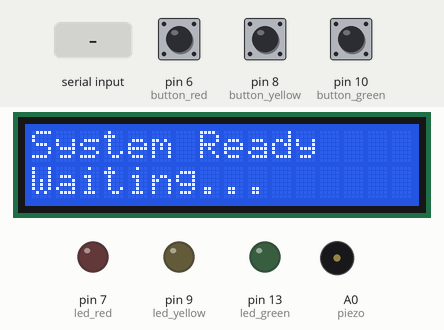
Recording of a sketch running on a simulated Arduino Uno, built with avr-gcc and run on an emulated ATmega328P. Parts: 16×2 character LCD, output pins drawn as LEDs (lit = HIGH), buzzer (waves = sounding). Dashed ring = blinking. Inputs (shaded band) come from the test bench; at power-on: pin 6 (button_red) HIGH, pin 8 (button_yellow) HIGH, pin 10 (button_green) HIGH.

Above: at 1.2 s.
1.3 s: pin 6 (button_red) pulled LOW for 0.15 s
At 1.43 s:
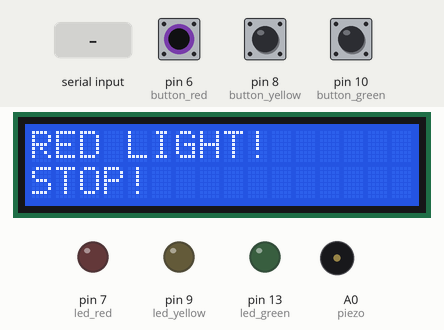
2.0 s: "ACTIVE_YELLOW\n" received over Serial
At 3.0 s:
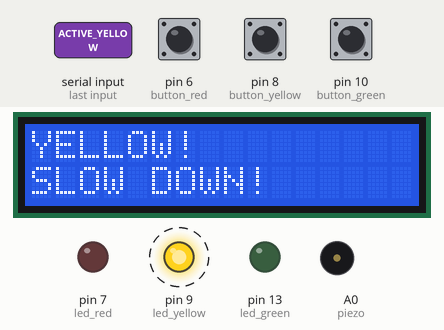
5.0 s: pin 8 (button_yellow) pulled LOW for 0.15 s
At 5.5 s:
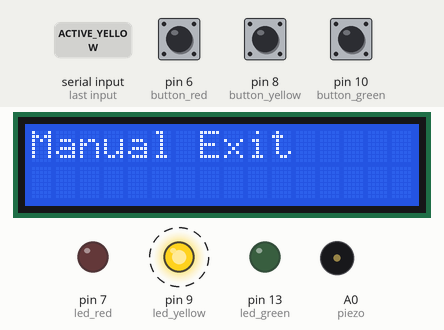
7.1 s: pin 10 (button_green) pulled LOW for 0.15 s
At 7.5 s:
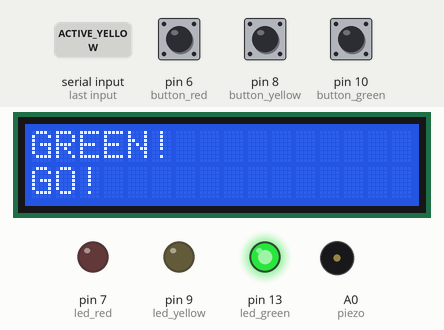
10.2 s: "FAULT\n" received over Serial
At 11.0 s:
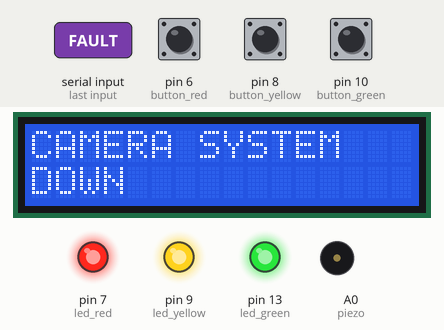
11.7 s: "ACTIVE_RED\n" received over Serial
At 12.0 s:
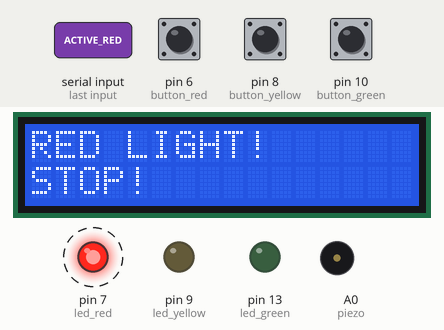
Timing chart, 0 to 15.7 s (numbered marks = the images above; inputs shaded):
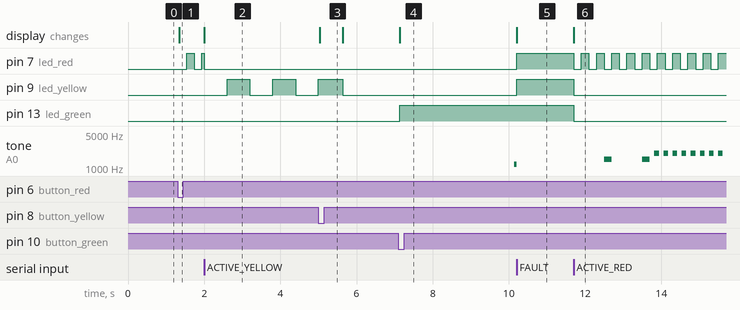

Measured:
- after the input at 1.3 s, pin 7 (led_red): LOW → HIGH after 0.24 s, → LOW 0.20 s later, → HIGH 0.20 s later; the display: changes at once (image 1)
- after the input at 2.0 s, pin 9 (led_yellow): alternates HIGH for 0.60 s and LOW for 0.60 s, starting after 0.60 s; tone on A0 (piezo): stops changing and stays silent; the display: changes at once (image 2)
- after the input at 5.0 s, the display: changes at once (image 3)
- after the input at 7.1 s, pin 13 (led_green): LOW → HIGH at once; tone on A0 (piezo): silent → 1200 Hz after 3.0 s; the display: changes at once (image 4)
- after the input at 10.2 s, pin 7 (led_red), pin 9 (led_yellow): LOW → HIGH at once; tone on A0 (piezo): 1200 Hz → silent at once; the display: changes at once (image 5)
- after the input at 11.7 s, pin 7 (led_red): alternates HIGH for 0.20 s and LOW for 0.20 s, starting at once; pin 9 (led_yellow): HIGH → LOW at once

The sketch:

SignalSightAlerts01292026.ino
```cpp
#include <Wire.h>
#include <LiquidCrystal.h>

// ================== LCD wiring (4-bit) ==================
LiquidCrystal lcd(12, 11, 5, 4, 3, 2);

// ================== Pin assignments =====================
const int button_red    = 6;
const int button_yellow = 8;
const int button_green  = 10;

const int led_red       = 7;
const int led_yellow    = 9;
const int led_green     = 13;

const int piezo         = A0;

// ================== Behavior tuning =====================
const unsigned long red_blink_fast      = 200;
const unsigned long yellow_blink_medium = 600;

// Fast red-beep settings (after escalation)
const int red_beep_frequency      = 2000;
const unsigned long red_beep_on   = 120;
const unsigned long red_beep_off  = 120;

// Yellow-beep settings (also used as "slow red" at first)
const int yellow_beep_frequency     = 1500;
const unsigned long yellow_beep_on  = 200;
const unsigned long yellow_beep_off = 800;

// Green tone (used when "no acceleration" detected)
const int green_beep_frequency        = 1200;
const unsigned long GREEN_DURATION_MS = 5000;

// Green rule: if speed doesn't increase after 3s, start beeping
const unsigned long GREEN_NO_ACCEL_MS = 3000;

const unsigned long DEBOUNCE_MS = 35;

// ================== All-3-buttons FAULT chord ============
const unsigned long ALL3_TRIGGER_MS = 150;   // enter fault
const unsigned long ALL3_EXIT_MS    = 1500;  // exit fault

unsigned long all3DownSince = 0;
bool all3ActionTaken = false;

// ================== Speed / Distance from Pi ============
int speedKmh = -1;   // integer km/h from Pi
int distM    = -1;   // integer metres from Pi

// (still useful for debugging/other future logic)
int lastSpeedKmh = -1;
unsigned long speedStableSince = 0;  // when speed last changed

// Red escalation tracking
unsigned long redEnteredAt = 0;
int redSpeedAtEntry = -1;
bool redFastBeep = false;

// Green tracking (NEW)
unsigned long greenStart = 0;
unsigned long greenEnteredAt = 0;
int greenSpeedAtEntry = -1;

// ================== State machine ========================
enum Mode { IDLE, red_mode, yellow_mode, green_mode, fault_mode };
Mode mode = IDLE;

// ================== Button debouncing ====================
struct ButtonDebounce {
  const int pin;
  int lastReading;
  int stableState;
  unsigned long lastChangeTime;
};

ButtonDebounce btns[3] = {
  { button_red,    HIGH, HIGH, 0 },
  { button_yellow, HIGH, HIGH, 0 },
  { button_green,  HIGH, HIGH, 0 }
};

// ================== Timers / flags ======================
unsigned long tLedRed = 0;  bool redLedOn = false;
unsigned long tLedYel = 0;  bool yelLedOn = false;
unsigned long tBeep   = 0;  bool beepOn   = false;

// ================== Pi Serial ===========================
String piLine = "";
String lastPiState = "";

// ================== UI Helpers ===========================
void showIdle() {
  lcd.clear();
  lcd.setCursor(0, 0);
  lcd.print("System Ready");
  lcd.setCursor(0, 1);
  lcd.print("Waiting...");
}

void enterFault() {
  mode = fault_mode;

  // Requirements:
  // - LCD: "CAMERA SYSTEM DOWN"
  // - All 3 LEDs ON
  // - No piezo
  noTone(piezo);
  beepOn = false;

  digitalWrite(led_red, HIGH);
  digitalWrite(led_yellow, HIGH);
  digitalWrite(led_green, HIGH);

  lcd.clear();
  lcd.setCursor(0, 0);
  lcd.print("CAMERA SYSTEM");
  lcd.setCursor(0, 1);
  lcd.print("DOWN");
}

void enterRed() {
  mode = red_mode;

  digitalWrite(led_red, LOW);
  digitalWrite(led_yellow, LOW);
  digitalWrite(led_green, LOW);
  redLedOn = false;

  // Red escalation tracking
  redEnteredAt = millis();
  redSpeedAtEntry = speedKmh;   // snapshot
  redFastBeep = false;          // start slow

  // Start beep timing (slow pattern first)
  beepOn = false;
  tLedRed = millis();
  tBeep   = millis();
  noTone(piezo);

  lcd.clear();
  lcd.setCursor(0, 0); lcd.print("RED LIGHT!");
  lcd.setCursor(0, 1); lcd.print("STOP!");
}

void enterYellow() {
  mode = yellow_mode;

  digitalWrite(led_red, LOW);
  digitalWrite(led_yellow, LOW);
  digitalWrite(led_green, LOW);
  yelLedOn = false;

  beepOn = false;
  tLedYel = millis();
  tBeep   = millis();
  noTone(piezo);

  lcd.clear();
  lcd.setCursor(0, 0); lcd.print("YELLOW!");
  lcd.setCursor(0, 1); lcd.print("SLOW DOWN!");
}

void enterGreen() {
  mode = green_mode;

  digitalWrite(led_red, LOW);
  digitalWrite(led_yellow, LOW);
  digitalWrite(led_green, HIGH);

  // Green LED on immediately; piezo depends on speed increase after 3s
  noTone(piezo);
  beepOn = false;

  greenStart = millis();          // auto-exit timer
  greenEnteredAt = greenStart;    // 3s "no-accel" timer
  greenSpeedAtEntry = speedKmh;   // snapshot

  lcd.clear();
  lcd.setCursor(0, 0); lcd.print("GREEN!");
  lcd.setCursor(0, 1); lcd.print("GO!");
}

void enterIdle() {
  mode = IDLE;
  digitalWrite(led_red, LOW);
  digitalWrite(led_yellow, LOW);
  digitalWrite(led_green, LOW);
  noTone(piezo);
  beepOn = false;
  showIdle();
}

// ================== Button logic ========================
bool buttonPressedEdge(int idx) {
  ButtonDebounce &b = btns[idx];
  int reading = digitalRead(b.pin);

  if (reading != b.lastReading) {
    b.lastChangeTime = millis();
    b.lastReading = reading;
  }

  if (millis() - b.lastChangeTime > DEBOUNCE_MS) {
    if (b.stableState != reading) {
      b.stableState = reading;
      if (b.stableState == LOW) return true; // pressed edge
    }
  }
  return false;
}

// ================== Parsing helpers =====================
bool parseKeyInt(const String &s, const String &key, int &out) {
  int k = s.indexOf(key);
  if (k < 0) return false;
  k += key.length();

  while (k < (int)s.length() && s[k] == ' ') k++;

  bool neg = false;
  if (k < (int)s.length() && s[k] == '-') { neg = true; k++; }

  long val = 0;
  bool any = false;
  while (k < (int)s.length() && isDigit(s[k])) {
    any = true;
    val = val * 10 + (s[k] - '0');
    k++;
  }
  if (!any) return false;
  out = neg ? -val : val;
  return true;
}

void onSpeedUpdated(unsigned long now) {
  if (speedKmh != lastSpeedKmh) {
    lastSpeedKmh = speedKmh;
    speedStableSince = now;
  }
}

// ================== Pi Serial parsing ===================
void processPiStateLine(const String &line) {
  String s = line;
  s.trim();
  if (s.length() == 0) return;

  unsigned long now = millis();

  // Update speed/dist whenever present (even if state repeats)
  int tmp;
  if (parseKeyInt(s, "SPEED=", tmp)) { speedKmh = tmp; onSpeedUpdated(now); }
  if (parseKeyInt(s, "DIST=",  tmp)) { distM  = tmp; }

  // Determine state token
  String stateToken = "";

  int st = s.indexOf("STATE=");
  if (st >= 0) {
    int start = st + 6;
    int end = s.indexOf(' ', start);
    if (end < 0) end = s.length();
    stateToken = s.substring(start, end);
    stateToken.trim();
  } else {
    // If the entire line is just a state (legacy behavior)
    if (s == "ACTIVE_RED" || s == "ACTIVE_YELLOW" || s == "ACTIVE_GREEN" || s == "IDLE" || s == "FAULT") {
      stateToken = s;
    } else {
      // Only SPEED=... or DIST=... etc -> no state change
      return;
    }
  }

  // Don’t re-enter same state; just ignore transition if same
  if (stateToken == lastPiState) return;
  lastPiState = stateToken;

  if (stateToken == "ACTIVE_RED") {
    enterRed();
  }
  else if (stateToken == "ACTIVE_YELLOW") {
    enterYellow();
  }
  else if (stateToken == "ACTIVE_GREEN") {
    // NOTE: We no longer require speed==0 to ENTER green.
    // The "no speed increase after 3s" rule is handled inside green_mode.
    enterGreen();
  }
  else if (stateToken == "IDLE") {
    enterIdle();
  }
  else if (stateToken == "FAULT") {
    enterFault();
  }
}

void pollPiSerial() {
  while (Serial.available()) {
    char c = (char)Serial.read();
    if (c == '\n') {
      processPiStateLine(piLine);
      piLine = "";
    } else if (c != '\r') {
      if (piLine.length() < 96) piLine += c;
      else piLine = ""; // overflow safety
    }
  }
}

// ================== Setup ===============================
void setup() {
  Serial.begin(115200);

  pinMode(led_red, OUTPUT);
  pinMode(led_yellow, OUTPUT);
  pinMode(led_green, OUTPUT);

  pinMode(button_red, INPUT_PULLUP);
  pinMode(button_yellow, INPUT_PULLUP);
  pinMode(button_green, INPUT_PULLUP);

  pinMode(piezo, OUTPUT);

  lcd.begin(16, 2);

  speedStableSince = millis();
  enterIdle();
}

// ================== Loop ================================
void loop() {
  pollPiSerial();

  // ---- All-3 chord detection (raw reads, independent of debounce) ----
  bool rDown = (digitalRead(button_red) == LOW);
  bool yDown = (digitalRead(button_yellow) == LOW);
  bool gDown = (digitalRead(button_green) == LOW);
  bool all3Down = rDown && yDown && gDown;

  unsigned long now = millis();

  if (all3Down) {
    if (all3DownSince == 0) {
      all3DownSince = now;
      all3ActionTaken = false;
    }

    unsigned long held = now - all3DownSince;

    // In FAULT: long-hold exits with manual override message
    if (mode == fault_mode && !all3ActionTaken && held >= ALL3_EXIT_MS) {
      lcd.clear();
      lcd.setCursor(0,0);
      lcd.print("Manual Exit");
      delay(600);
      enterIdle();
      all3ActionTaken = true;
      return;
    }

    // Not in FAULT: short chord enters FAULT
    if (mode != fault_mode && !all3ActionTaken && held >= ALL3_TRIGGER_MS) {
      enterFault();
      all3ActionTaken = true;
      return;
    }
  } else {
    all3DownSince = 0;
    all3ActionTaken = false;
  }

  // Debounced single-press edges
  bool redPress = buttonPressedEdge(0);
  bool yelPress = buttonPressedEdge(1);
  bool grnPress = buttonPressedEdge(2);

  // ---- MANUAL EXIT (any button during active mode) ----
  // Do NOT allow exiting FAULT with single buttons
  if (mode != IDLE && mode != fault_mode && (redPress || yelPress || grnPress)) {
    lcd.clear();
    lcd.setCursor(0,0);
    lcd.print("Manual Exit");
    delay(600);
    enterIdle();
    return;
  }

  // ---- Trigger from IDLE ----
  // Ignore normal triggers if all three buttons are held (prevents accidental mode change)
  if (mode == IDLE && !all3Down) {
    if (redPress)      enterRed();
    else if (yelPress) enterYellow();
    else if (grnPress) enterGreen(); // allow green always; beep rule handled in green_mode
  }

  switch (mode) {

    case red_mode: {
      // LED blink fast
      if (now - tLedRed >= red_blink_fast) {
        redLedOn = !redLedOn;
        digitalWrite(led_red, redLedOn);
        tLedRed = now;
      }

      // After 2s, if speed did NOT decrease, go fast
      if (!redFastBeep && (now - redEnteredAt >= 2000)) {
        if (redSpeedAtEntry >= 0 && speedKmh >= 0) {
          if (speedKmh >= redSpeedAtEntry) redFastBeep = true;
        } else {
          // If speed missing, assume no deceleration -> fast beep
          redFastBeep = true;
        }
      }

      // Slow (yellow) first, fast (red) after escalation
      int freq = redFastBeep ? red_beep_frequency : yellow_beep_frequency;
      unsigned long onT  = redFastBeep ? red_beep_on  : yellow_beep_on;
      unsigned long offT = redFastBeep ? red_beep_off : yellow_beep_off;

      if (beepOn) {
        if (now - tBeep >= onT) {
          beepOn = false;
          noTone(piezo);
          tBeep = now;
        }
      } else {
        if (now - tBeep >= offT) {
          beepOn = true;
          tone(piezo, freq);
          tBeep = now;
        }
      }
      break;
    }

    case yellow_mode: {
      // Yellow blink medium
      if (now - tLedYel >= yellow_blink_medium) {
        yelLedOn = !yelLedOn;
        digitalWrite(led_yellow, yelLedOn);
        tLedYel = now;
      }

      // Beep only if within 100m
      bool within100 = (distM >= 0 && distM <= 100);

      if (!within100) {
        noTone(piezo);
        beepOn = false;
        tBeep = now; // reset cadence
        break;
      }

      // Yellow beep pattern
      if (beepOn) {
        if (now - tBeep >= yellow_beep_on) {
          beepOn = false;
          noTone(piezo);
          tBeep = now;
        }
      } else {
        if (now - tBeep >= yellow_beep_off) {
          beepOn = true;
          tone(piezo, yellow_beep_frequency);
          tBeep = now;
        }
      }
      break;
    }

    case green_mode: {
      digitalWrite(led_green, HIGH);

      // After 3 seconds in green start beeping IF speed did NOT increase
      bool after3s = (now - greenEnteredAt >= GREEN_NO_ACCEL_MS);

      // not increased then
      bool notIncreased =
        (speedKmh < 0) || (greenSpeedAtEntry < 0) || (speedKmh <= greenSpeedAtEntry);

      if (after3s && notIncreased) {
        tone(piezo, green_beep_frequency);
      } else {
        noTone(piezo);
      }

      // Auto-exit based on time (to be changed to speed detection)
      if (now - greenStart >= GREEN_DURATION_MS) {
        enterIdle();
      }
      break;
    }

    case fault_mode:
      // Latched FAULT outputs (re-assert every loop)
      digitalWrite(led_red, HIGH);
      digitalWrite(led_yellow, HIGH);
      digitalWrite(led_green, HIGH);
      noTone(piezo);
      beepOn = false;
      break;

    case IDLE:
    default:
      break;
  }
}
```
